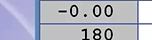
#> input picture ROI_5/1201_1901_133039_tabs.png, 152 x 40 px
$ python -i extract_roi5.py   (imports and definitions only)
#> lines starting #> are read from the running program, lines starting #| are printed output that depends on the picture; after the words box and inside, x2 and y2 are one past the last pixel; in counts of white or black regions, pixels touching at a corner belong together
#> further down, picture is the input picture: shape (40, 152, 3); mean B, G, R 193.9, 179, 177.1
import cv2
import numpy as np
import os
import pytesseract
import datetime
import os

# Module-level context for logging
_log_context = {'filename': None, 'timestamp': None}

# [26 lines left out: functions set_log_context, _get_warn_prefix, crop_tab_band, not called in this run]

# Step 2: Preprocess (grayscale, enhanced)
def preprocess_image_enhanced(img):
    # Scale up for better OCR on small text
    img_scaled = cv2.resize(img, None, fx=2, fy=2, interpolation=cv2.INTER_CUBIC)
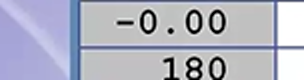
#> img_scaled: shape (80, 304, 3); mean B, G, R 194, 179, 177.2
    gray = cv2.cvtColor(img_scaled, cv2.COLOR_BGR2GRAY)
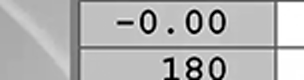
#> gray: shape (80, 304); min 0, max 255, mean 180.2

    # Simple Otsu thresholding
    _, thresh = cv2.threshold(gray, 0, 255, cv2.THRESH_BINARY + cv2.THRESH_OTSU)
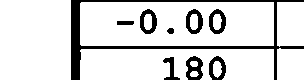
#> thresh: shape (80, 304); 85.7% white; 9 black regions, largest, box (x1, y1, x2, y2) and area: (71, 0, 304, 80) 2073, (186, 56, 203, 80) 254, (140, 9, 157, 34) 227

    # If the image is mostly dark (text is light), invert it
    # But usually text is dark on light background.
    if np.mean(thresh) < 127:
        thresh = cv2.bitwise_not(thresh)

    return thresh

# [242 lines left out: functions is_chart_like, extract_roi5_sc_v2, get_yellow_ratio, select_max_yellow_tab, extract, not called in this run]

# For standalone usage
# [11 lines not run here, left out]

>>> import cv2
>>> picture = cv2.imread('ROI_5/1201_1901_133039_tabs.png')
>>> result = preprocess_image_enhanced(picture)
